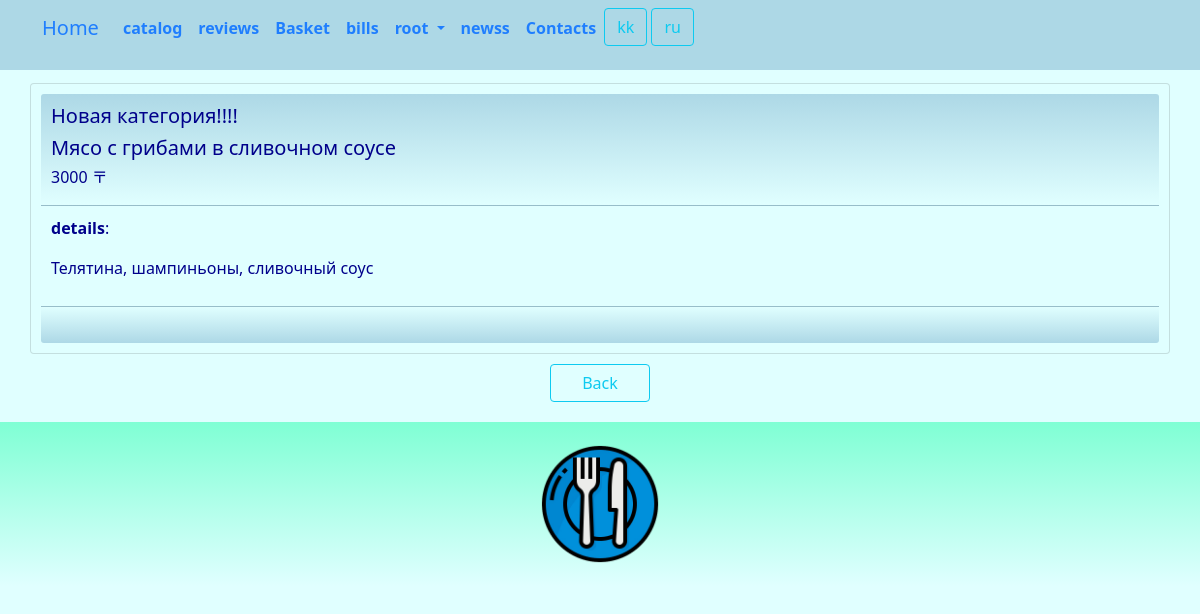
/catalog/read/12/ (signed in), run on an earlier commit of the app's database.
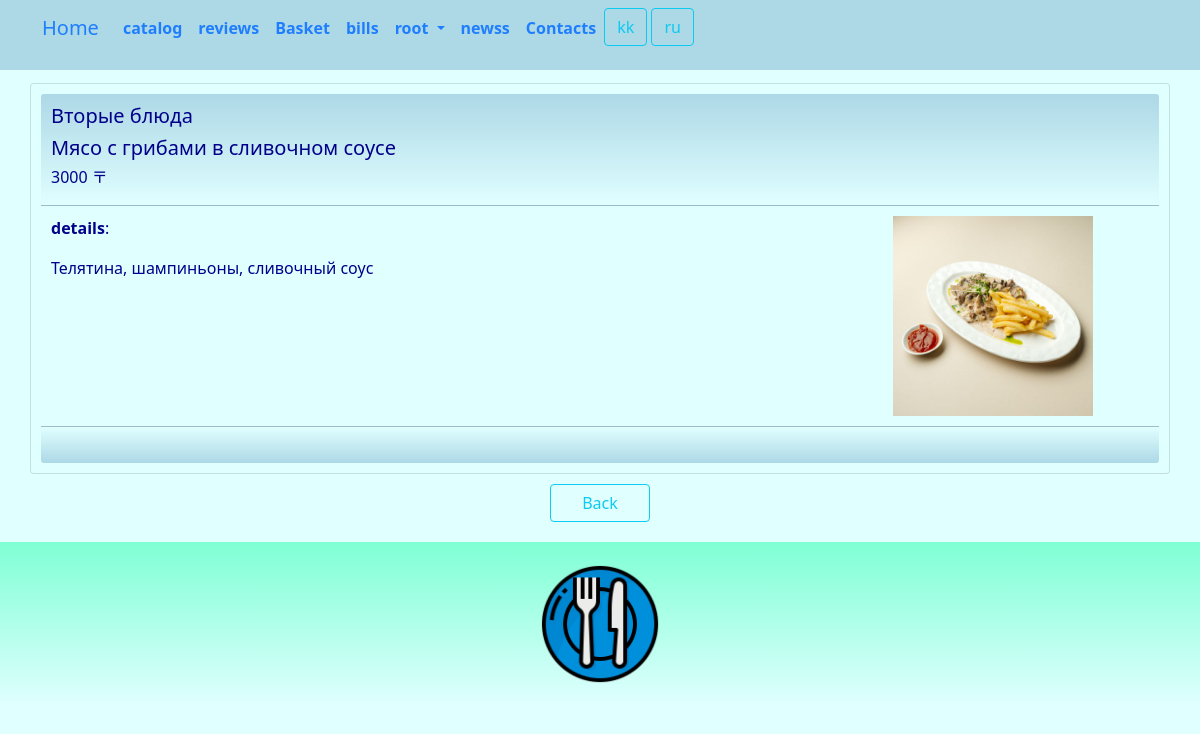
And on a later commit of the database.
### star/models.py (models this page shows, shortened)
class Catalog(models.Model):
    category = models.ForeignKey(Category, related_name='catalog_category', on_delete=models.CASCADE)
    title = models.CharField(_('catalog_title'), max_length=255)
    details = models.TextField(_('catalog_details'), blank=True, null=True)
    price = models.DecimalField(_('price'), max_digits=9, decimal_places=2)
    photo = models.ImageField(_('photo'), upload_to='images/', blank=True, null=True)
    class Meta:
        db_table = 'catalog'
        indexes = [
            models.Index(fields=['title']),
        ]
        ordering = ['title']

class Category(models.Model):
    title = models.CharField(_('category_title'), max_length=128, unique=True)
    class Meta:
        db_table = 'category'
    def __str__(self):
        return "{}".format(self.title)

### star/views.py (the view)
# urls.py: path('catalog/read/<int:id>/', views.catalog_read, name='catalog_read'),
@login_required
@group_required("Managers")
def catalog_read(request, id):
    try:
        catalog = Catalog.objects.get(id=id)
        return render(request, "catalog/read.html", {"catalog": catalog})
    except Catalog.DoesNotExist:
        return HttpResponseNotFound("<h2>Catalog not found</h2>")
    except Exception as exception:
        print(exception)
        return HttpResponse(exception)

### star/views.py (called while the page is built)
def group_required(*group_names):
    def in_groups(u):
        if u.is_authenticated:
            if bool(u.groups.filter(name__in=group_names)) | u.is_superuser:
                return True
        return False
    return user_passes_test(in_groups, login_url='403')

### templates/catalog/read.html (shortened to what this page needs)
{% extends "base.html" %}
{% load i18n %}
{% load static %}
{% block content %}
<div class="row justify-content-center">
	<div class="card" style="width:100%">
		<div class="card-header">
			<h5>{{ catalog.category }}</h5>
			<h5>{{ catalog.title }}</h5>
			<h6>{{ catalog.price | stringformat:"1.0f"  }} 〒</h6>
		</div>
		<div class="card-body">
			<div class="row">
				<div class="col-md-9">
					<p><strong>{% trans "details" %}</strong>: {{ catalog.details | linebreaks }}</p>
				</div>
				<div class="col-md-3">
					{% if catalog.photo.url != None %}
						<img style="width:100%; max-width:200px;" src="{{ catalog.photo.url}}" alt="{{ catalog.photo.url }}" >
					{% endif %}
				</div>
			</div>
		</div>
		<div class="card-footer text-muted">
		</div>
	</div>
	<div class="div-button-center">
		<button onclick="history.back()" class="btn btn-outline-info" style="width:100px">{% trans "Back" %}</button>
	</div>
</div>
{% endblock content %}

What changed in the data, as far as the page shows it:
changed Catalog "Мясо с грибами в сливочном соусе": category "Новая категория!!!!" → "Вторые блюда"; photo: picture added
